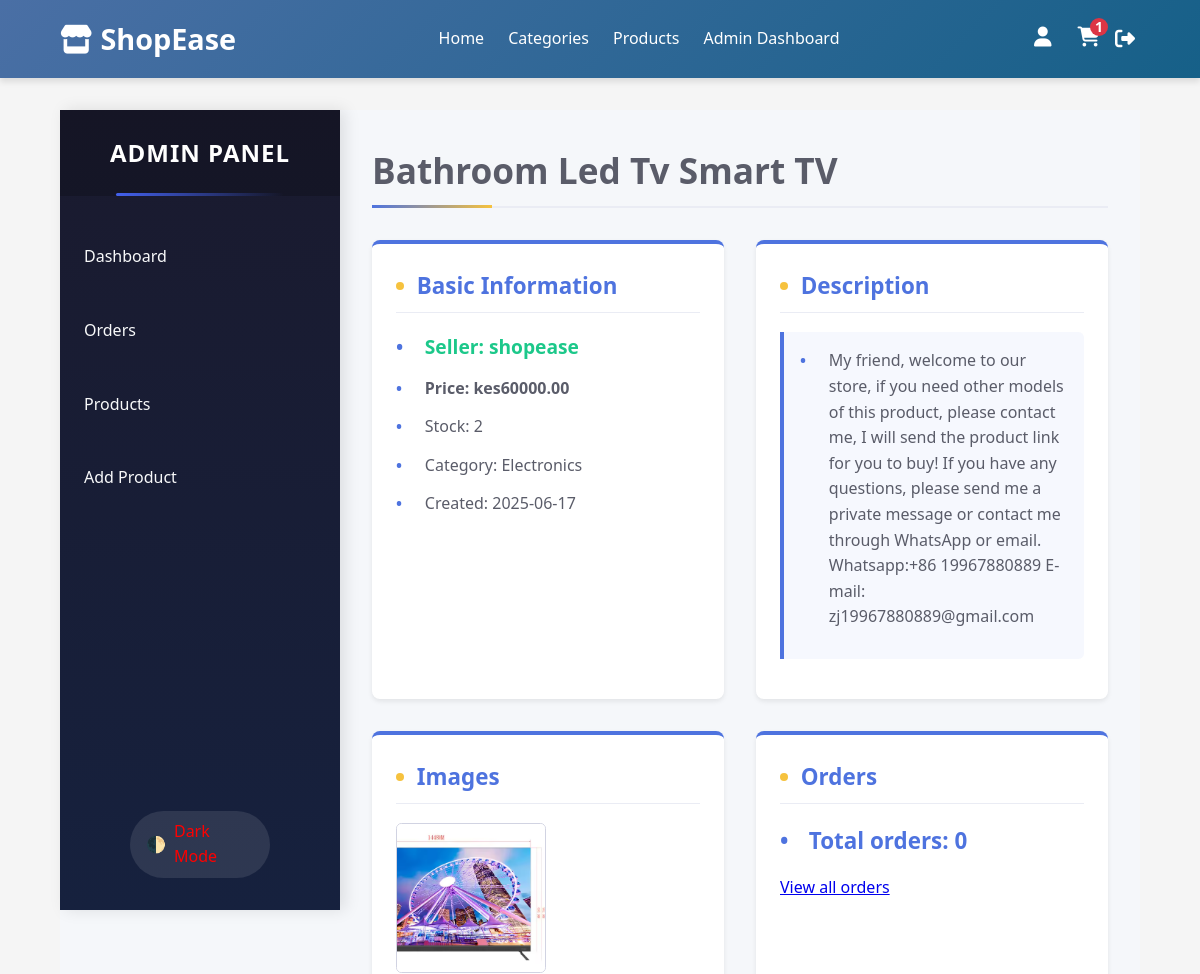
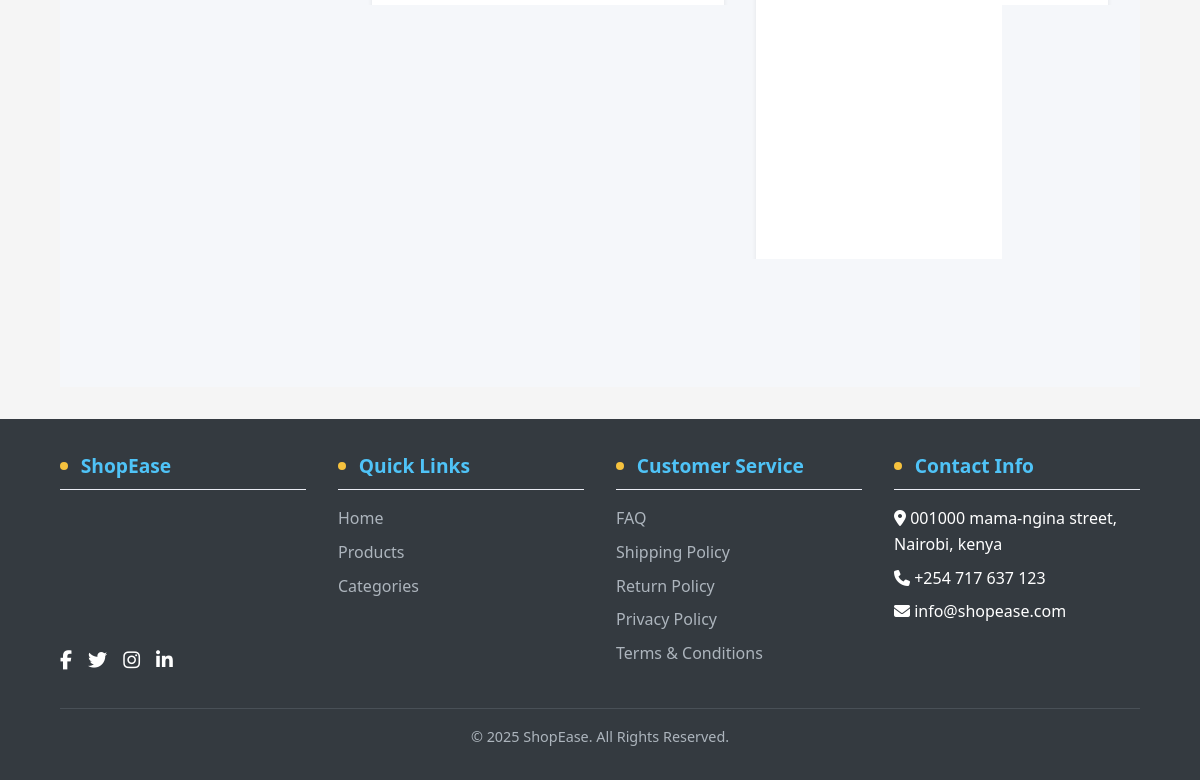
The page /admin-panel/products/1/ (signed in) on the database its author committed (2 pictures, top to bottom).
### shop/models.py (models this page shows, shortened)
class Product(models.Model):
    seller = models.ForeignKey(User, on_delete=models.CASCADE, related_name="products")
    name = models.CharField(max_length=255)
    description = models.TextField(blank=True)
    image = models.ImageField(upload_to='products/', blank=True, null=True)
    price = models.DecimalField(max_digits=10, decimal_places=2)
    stock = models.PositiveIntegerField(default=1)
    category = models.ForeignKey(
        'Category',
        on_delete=models.SET_NULL,
        null=True,
        blank=True,
        related_name="products",
    )
    color_options = models.ManyToManyField(Color, blank=True, related_name='products')
    size = models.CharField(max_length=100, blank=True, help_text="e.g. M, 42, 10cm x 5cm")
    sku = models.CharField(max_length=100, unique=True, blank=True, null=True, help_text="Auto-generated stock keeping unit")
    delivery_fee = models.DecimalField(max_digits=10, decimal_places=2, default=0.00, help_text="Delivery fee for this product")
    LOCAL = 'local'
    ALIEXPRESS = 'aliexpress'
    SOURCE_CHOICES = [
        (LOCAL, 'Local'),
        (ALIEXPRESS, 'AliExpress'),
    ]
    source = models.CharField(max_length=20, choices=SOURCE_CHOICES, default=LOCAL)
    aliexpress_url = models.URLField(max_length=5000,blank=True, null=True, help_text="AliExpress product page URL")
    supplier_name = models.CharField(max_length=255, blank=True, null=True, help_text="Name of local supplier")
    supplier_contact = models.CharField(max_length=255, blank=True, null=True, help_text="Phone, email, or other contact")
    supplier_price = models.DecimalField(max_digits=10, decimal_places=2, blank=True, null=True, help_text="Original price from supplier")
    created_at = models.DateTimeField(auto_now_add=True)
    updated_at = models.DateTimeField(auto_now=True)

class Category(models.Model):
    name = models.CharField(max_length=100, unique=True)
    description = models.TextField(blank=True)

class ProductImage(models.Model):
    product = models.ForeignKey(
        Product, on_delete=models.CASCADE, related_name="images"
    )
    image = models.ImageField(upload_to="product_images/")
    alt_text = models.CharField(max_length=255, blank=True)

### shop/views.py (the view)
@user_passes_test(is_admin)
def a_product_detail(request, product_id):
    product = get_object_or_404(Product, id=product_id)
    return render(request, "admin/products/detail.html", {"product": product})

### shop/context_processors.py (called while the page is built)
def cart_count(request):
    if request.user.is_authenticated:
        cart = Cart.objects.filter(user=request.user, is_active=True).first()
        return {'cart_count': cart.total_items() if cart else 0}
    return {'cart_count': 0}

### shop/models.py (called while the page is built)
    def total_items(self):
        return self.items.aggregate(total=models.Sum("quantity"))["total"] or 0

### shop/views.py (called while the page is built)
def is_admin(user):
    return user.is_authenticated and user.is_staff

### shop/templates/admin/products/detail.html (shortened to what this page needs)
{% extends "admin/a_base.html" %}
{% block admin_content %}
<h1>{{ product.name }}</h1>
<div class="product-details">
    <div>
        <h3>Basic Information</h3>
        <p>Seller: {{ product.seller.username }}</p>
        <p>Price: kes{{ product.price }}</p>
        <p>Stock: {{ product.stock }}</p>
        <p>Category: {{ product.category.name|default:"None" }}</p>
        <p>Created: {{ product.created_at|date:"Y-m-d" }}</p>
    </div>
    <div>
        <h3>Description</h3>
        <div class="highlight-box">
            <p>{{ product.description }}</p>
        </div>
    </div>
    <div>
        <h3>Images</h3>
        <div class="product-images">
            {% for image in product.images.all %}
                <img src="{{ image.image.url }}" alt="{{ image.alt_text|default:'Product image' }}" width="150">
            {% empty %}
                <p>No images available</p>
            {% endfor %}
        </div>
    </div>
    <div>
        <h3>Orders</h3>
        <div class="orders-info">
            <p class="orders-count">Total orders: {{ product.orders.count }}</p>
            <a href="{% url 'admin_order_list' %}?product={{ product.id }}">View all orders</a>
        </div>
    </div>
</div>
{% endblock %}

### shop/templates/base.html (style rules this page uses)
:root { --primary-color: #4a6fa5; --secondary-color: #166088; --accent-color: #4fc3f7; --light-color: #f8f9fa; --dark-color: #343a40; --success-color: #28a745; --warning-color: #ffc107; --danger-color: #dc3545; --shadow: 0 4px 6px rgba(0, 0, 0, 0.1); --transition: all 0.3s ease; }
* { margin: 0; padding: 0; box-sizing: border-box; font-family: 'Segoe UI', Tahoma, Geneva, Verdana, sans-serif; }
body { background-color: #f5f5f5; color: #333; line-height: 1.6; display: flex; flex-direction: column; min-height: 100vh; }

### shop/templates/admin/a_base.html (style rules this page uses)
:root { --sidebar-width: 280px; --sidebar-bg: #1a1a2e; --sidebar-text: #f8f9fa; --sidebar-accent: #4361ee; --sidebar-hover: rgba(67, 97, 238, 0.2); --main-bg: #f5f7fa; --transition: all 0.3s cubic-bezier(0.25, 0.8, 0.25, 1); }
body { width: 100%; }

### shop/templates/admin/products/detail.html (style rules this page uses)
:root { --admin-primary: #4e73df; --admin-secondary: #2e59d9; --admin-accent: #f6c23e; --admin-success: #1cc88a; --admin-info: #36b9cc; --admin-warning: #f6c23e; --admin-danger: #e74a3b; --admin-light: #f8f9fc; --admin-dark: #5a5c69; --admin-gray: #d1d3e2; --admin-gray-light: #eaecf4; --admin-shadow-sm: 0 0.15rem 0.35rem rgba(0, 0, 0, 0.08); --admin-shadow-md: 0 0.3rem 0.75rem rgba(0, 0, 0, 0.1); --admin-shadow-lg: 0 0.5rem 1.5rem rgba(0, 0, 0, 0.15); --admin-border-radius-sm: 0.2rem; --admin-border-radius-md: 0.35rem; --admin-border-radius-lg: 0.5rem; --admin-transition: all 0.3s ease-in-out; }
h1 { color: var(--admin-dark); font-size: 2.2rem; font-weight: 700; margin-bottom: 1.5rem; position: relative; padding-bottom: 0.5rem; border-bottom: 2px solid var(--admin-gray-light); }
h1::after { content: ''; position: absolute; bottom: -2px; left: 0; width: 120px; height: 3px; background: linear-gradient(90deg, var(--admin-primary), var(--admin-accent)); }
.product-details { display: grid; grid-template-columns: repeat(auto-fit, minmax(300px, 1fr)); gap: 2rem; margin-top: 2rem; }
.product-details > div { background: white; border-radius: var(--admin-border-radius-lg); padding: 1.5rem; box-shadow: var(--admin-shadow-sm); transition: var(--admin-transition); border-top: 4px solid var(--admin-primary); }
h3 { color: var(--admin-primary); font-size: 1.4rem; margin-bottom: 1.2rem; padding-bottom: 0.5rem; border-bottom: 1px solid var(--admin-gray-light); display: flex; align-items: center; }
h3::before { content: ''; display: inline-block; width: 8px; height: 8px; background-color: var(--admin-accent); border-radius: 50%; margin-right: 0.8rem; }
p { margin-bottom: 0.8rem; color: var(--admin-dark); line-height: 1.6; padding-left: 1.8rem; position: relative; }
p::before { content: '•'; color: var(--admin-primary); position: absolute; left: 0; font-weight: bold; }
p:nth-child(2) { font-size: 1.2rem; font-weight: 600; color: var(--admin-success); }
p:nth-child(3) { font-weight: 600; }
.product-images { display: flex; flex-wrap: wrap; gap: 1rem; margin-top: 1rem; }
.product-images img { width: 150px; height: 150px; object-fit: cover; border-radius: var(--admin-border-radius-md); border: 1px solid var(--admin-gray); transition: var(--admin-transition); cursor: pointer; }
.orders-info { display: flex; flex-direction: column; }
.orders-count { font-size: 1.4rem; font-weight: 700; color: var(--admin-primary); margin-bottom: 1rem; }
.product-details > div { animation: fadeIn 0.5s ease-out forwards; }
.product-details > div:nth-child(1) { animation-delay: 0.1s; }
.product-details > div:nth-child(2) { animation-delay: 0.2s; }
.product-details > div:nth-child(3) { animation-delay: 0.3s; }
.product-details > div:nth-child(4) { animation-delay: 0.4s; }
.highlight-box { background-color: rgba(78, 115, 223, 0.05); border-left: 4px solid var(--admin-primary); padding: 1rem; border-radius: 0 var(--admin-border-radius-md) var(--admin-border-radius-md) 0; margin: 1rem 0; }
.product-images img { position: relative; }

### rows shown on the page
Product: name "Bathroom Led Tv Smart TV", seller.username "shopease", price "60000.00", stock "2", category.name "Electronics", created_at "2025-06-17", description "My friend, welcome to our store, if you need other models of this product, please contact me, I will send the product link for you to buy! If you have any questions, please send me a private message or contact me through WhatsApp or email. Whatsapp:+86 19967880889 E-mail: zj19967880889@gmail.com", orders.count "0"
ProductImage: image (picture)
ProductImage: image (picture)
ProductImage: image (picture)

### other values the page prints
{{ cart_count }} "1"
